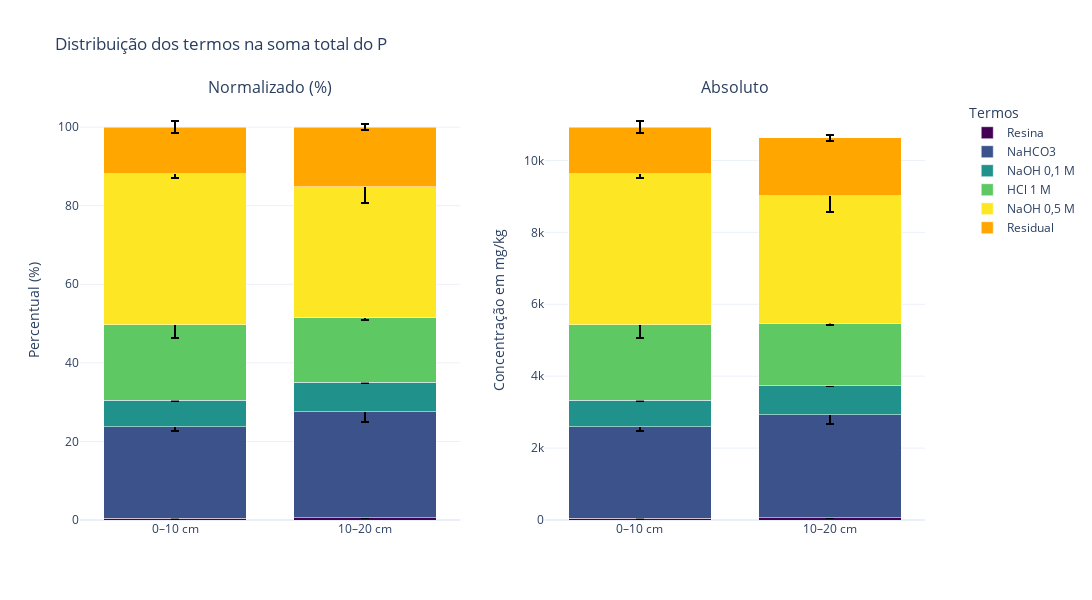

Source (notebook cell):
### Code cell
import numpy as np
import plotly.graph_objects as go
from plotly.subplots import make_subplots

# --- Dados ---
R1_0_10 = np.array([34.21, 2461.08, 754.08, 2350.62, 4113.53, 1179.57])
R2_0_10 = np.array([54.99, 2638.34, 729.61, 1827.19, 4288.24, 1420.54])

R1_10_20 = np.array([53.70, 3064.80, 793.40, 1704.78, 3859.41, 1541.90])
R2_10_20 = np.array([59.47, 2682.02, 811.75, 1783.70, 3232.06, 1670.36])

# --- Médias e desvios ---
media_0_10 = np.mean([R1_0_10, R2_0_10], axis=0)
std_0_10 = np.std([R1_0_10, R2_0_10], axis=0, ddof=1)

media_10_20 = np.mean([R1_10_20, R2_10_20], axis=0)
std_10_20 = np.std([R1_10_20, R2_10_20], axis=0, ddof=1)

# --- Normalização para % ---
total_0_10 = np.sum(media_0_10)
total_10_20 = np.sum(media_10_20)

media_0_10_norm = media_0_10 / total_0_10 * 100
std_0_10_norm = std_0_10 / total_0_10 * 100

media_10_20_norm = media_10_20 / total_10_20 * 100
std_10_20_norm = std_10_20 / total_10_20 * 100

# --- Nomes dos termos (editáveis) ---
nomes_termos = [
    "Resina",
    "NaHCO3",
    "NaOH 0,1 M",
    "HCl 1 M",
    "NaOH 0,5 M",
    "Residual"
]

# --- Cores ---
cores = ['#440154', '#3b528b', '#21918c', '#5ec962', '#fde725', '#ffa600']

# --- Subplots: 1 linha, 2 colunas ---
fig = make_subplots(rows=1, cols=2,
                    subplot_titles=("Normalizado (%)", "Absoluto"),
                    shared_yaxes=False)

profundidades = ['0–10 cm', '10–20 cm']

# --- Gráfico Normalizado ---
for i in range(6):
    fig.add_trace(go.Bar(
        x=profundidades,
        y=[media_0_10_norm[i], media_10_20_norm[i]],
        name=nomes_termos[i],
        marker_color=cores[i],
        error_y=dict(
            type='data',
            array=[std_0_10_norm[i], std_10_20_norm[i]],
            visible=True,
            thickness=2,
            width=4,
            color='black'
        ),
    ), row=1, col=1)

# --- Gráfico Absoluto ---
for i in range(6):
    fig.add_trace(go.Bar(
        x=profundidades,
        y=[media_0_10[i], media_10_20[i]],
        marker_color=cores[i],
        showlegend=False,
        error_y=dict(
            type='data',
            array=[std_0_10[i], std_10_20[i]],
            visible=True,
            thickness=2,
            width=4,
            color='black'
        ),
    ), row=1, col=2)

# --- Layout geral ---
fig.update_layout(
    barmode='stack',
    title_text="Distribuição dos termos na soma total do P",
    yaxis_title="Percentual (%)",
    yaxis2_title="Concentração em mg/kg",
    legend_title="Termos",
    legend=dict(x=1.05, y=1, traceorder="normal"),
    bargap=0.25,
    width=1100,
    height=600,
    template="plotly_white"
)

fig.show()

### Figure 1 — Plotly figure (JSON) as saved in the notebook; plotly's stock layout.template omitted (floating-point values rounded to 4 significant figures)
{"data": [{"error_y": {"array": [0.1345, 0.03839], "color": "black", "thickness": 2, "type": "data", "visible": true, "width": 4}, "marker": {"color": "#440154"}, "name": "Resina", "type": "bar", "x": ["0–10 cm", "10–20 cm"], "xaxis": "x", "y": [0.4082, 0.5324], "yaxis": "y"}, {"error_y": {"array": [1.147, 2.547], "color": "black", "thickness": 2, "type": "data", "visible": true, "width": 4}, "marker": {"color": "#3b528b"}, "name": "NaHCO3", "type": "bar", "x": ["0–10 cm", "10–20 cm"], "xaxis": "x", "y": [23.34, 27.03], "yaxis": "y"}, {"error_y": {"array": [0.1584, 0.1221], "color": "black", "thickness": 2, "type": "data", "visible": true, "width": 4}, "marker": {"color": "#21918c"}, "name": "NaOH 0,1 M", "type": "bar", "x": ["0–10 cm", "10–20 cm"], "xaxis": "x", "y": [6.79, 7.551], "yaxis": "y"}, {"error_y": {"array": [3.388, 0.525], "color": "black", "thickness": 2, "type": "data", "visible": true, "width": 4}, "marker": {"color": "#5ec962"}, "name": "HCl 1 M", "type": "bar", "x": ["0–10 cm", "10–20 cm"], "xaxis": "x", "y": [19.12, 16.41], "yaxis": "y"}, {"error_y": {"array": [1.131, 4.174], "color": "black", "thickness": 2, "type": "data", "visible": true, "width": 4}, "marker": {"color": "#fde725"}, "name": "NaOH 0,5 M", "type": "bar", "x": ["0–10 cm", "10–20 cm"], "xaxis": "x", "y": [38.45, 33.36], "yaxis": "y"}, {"error_y": {"array": [1.56, 0.8546], "color": "black", "thickness": 2, "type": "data", "visible": true, "width": 4}, "marker": {"color": "#ffa600"}, "name": "Residual", "type": "bar", "x": ["0–10 cm", "10–20 cm"], "xaxis": "x", "y": [11.9, 15.11], "yaxis": "y"}, {"error_y": {"array": [14.69, 4.08], "color": "black", "thickness": 2, "type": "data", "visible": true, "width": 4}, "marker": {"color": "#440154"}, "showlegend": false, "type": "bar", "x": ["0–10 cm", "10–20 cm"], "xaxis": "x2", "y": [44.6, 56.59], "yaxis": "y2"}, {"error_y": {"array": [125.3, 270.7], "color": "black", "thickness": 2, "type": "data", "visible": true, "width": 4}, "marker": {"color": "#3b528b"}, "showlegend": false, "type": "bar", "x": ["0–10 cm", "10–20 cm"], "xaxis": "x2", "y": [2550.0, 2873.0], "yaxis": "y2"}, {"error_y": {"array": [17.3, 12.98], "color": "black", "thickness": 2, "type": "data", "visible": true, "width": 4}, "marker": {"color": "#21918c"}, "showlegend": false, "type": "bar", "x": ["0–10 cm", "10–20 cm"], "xaxis": "x2", "y": [741.8, 802.6], "yaxis": "y2"}, {"error_y": {"array": [370.1, 55.8], "color": "black", "thickness": 2, "type": "data", "visible": true, "width": 4}, "marker": {"color": "#5ec962"}, "showlegend": false, "type": "bar", "x": ["0–10 cm", "10–20 cm"], "xaxis": "x2", "y": [2089.0, 1744.0], "yaxis": "y2"}, {"error_y": {"array": [123.5, 443.6], "color": "black", "thickness": 2, "type": "data", "visible": true, "width": 4}, "marker": {"color": "#fde725"}, "showlegend": false, "type": "bar", "x": ["0–10 cm", "10–20 cm"], "xaxis": "x2", "y": [4201.0, 3546.0], "yaxis": "y2"}, {"error_y": {"array": [170.4, 90.83], "color": "black", "thickness": 2, "type": "data", "visible": true, "width": 4}, "marker": {"color": "#ffa600"}, "showlegend": false, "type": "bar", "x": ["0–10 cm", "10–20 cm"], "xaxis": "x2", "y": [1300.0, 1606.0], "yaxis": "y2"}], "layout": {"annotations": [{"font": {"size": 16}, "showarrow": false, "text": "Normalizado (%)", "x": 0.225, "xanchor": "center", "xref": "paper", "y": 1, "yanchor": "bottom", "yref": "paper"}, {"font": {"size": 16}, "showarrow": false, "text": "Absoluto", "x": 0.775, "xanchor": "center", "xref": "paper", "y": 1, "yanchor": "bottom", "yref": "paper"}], "bargap": 0.25, "barmode": "stack", "height": 600, "legend": {"title": {"text": "Termos"}, "traceorder": "normal", "x": 1.05, "y": 1}, "title": {"text": "Distribuição dos termos na soma total do P"}, "width": 1100, "xaxis": {"anchor": "y", "domain": [0, 0.45]}, "xaxis2": {"anchor": "y2", "domain": [0.55, 1]}, "yaxis": {"anchor": "x", "domain": [0, 1], "title": {"text": "Percentual (%)"}}, "yaxis2": {"anchor": "x2", "domain": [0, 1], "title": {"text": "Concentração em mg/kg"}}}}
